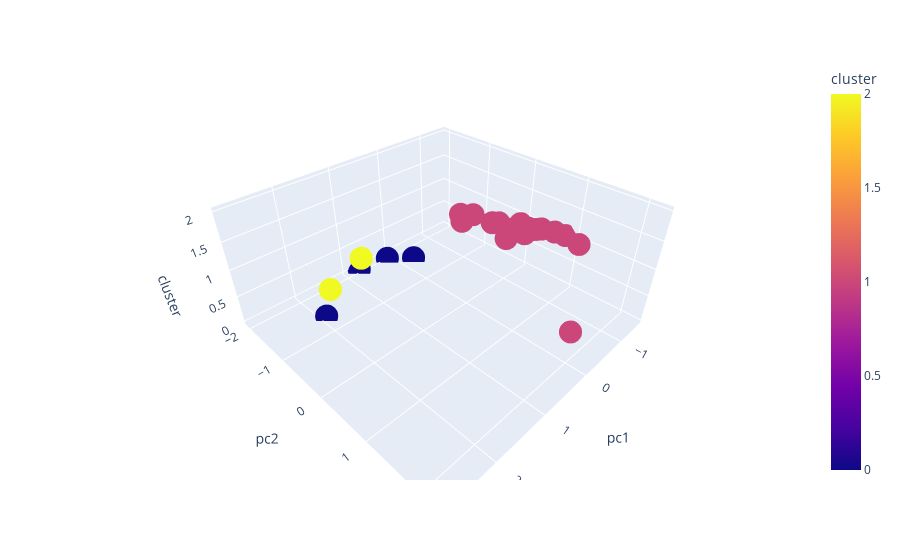

The code cell stored with this chart in its notebook:
### Code cell
fig = px.scatter_3d(
    df,
    x="pc1",
    y="pc2",
    z="cluster",
    color=df["cluster"],
    hover_data=["sentence"]
)
fig.show()

### Figure 1 — Plotly figure (JSON) as saved in the notebook; plotly's stock layout.template omitted (floating-point values rounded to 4 significant figures)
{"data": [{"customdata": [["AI redirects here"], [" For other uses, see AI (disambiguation) and Artificial intelligence (disambiguation)"], ["\n\nArtificial intelligence (AI) is the capability of computational systems to perform tasks typically associated with human intelligence, such as learning, reasoning, problem-solving, perception, and decision-making"], [" It is a field of research in computer science that develops and studies methods and software that enable machines to perceive their environment and use learning and intelligence to take actions that maximize their chances of achieving defined goals"], ["\n\nHigh-profile applications of AI include advanced web search engines (e"], ["g"], [", Google Search); recommendation systems (used by YouTube, Amazon, and Netflix); virtual assistants (e"], ["g"], [", Google Assistant, Siri, and Alexa); autonomous vehicles (e"], ["g"], [", Waymo); generative and creative tools (e"], ["g"], [", language models and AI art); and superhuman play and analysis in strategy games (e"], ["g"], [", chess and Go)"], [" However, many AI applications are not perceived as AI: \"A lot of cutting edge AI has filtered into general applications, often without being called AI because once something becomes useful enough and common enough it's not labeled AI anymore"], ["\"\n\nVarious subfields of AI research are centered around particular goals and the use of particular tools"], [" The traditional goals of AI research include learning, reasoning, knowledge representation, planning, natural language processing, perception, and support for robotics"], ["[a] To reach these goals, AI researchers have adapted and integrated a wide range of techniques, including search and mathematical optimization, formal logic, artificial neural networks, and methods based on statistics, operations research, and economics"], ["AI also draws upon psychology, linguistics, philosophy, neuroscience, and other fields"], ["Some companies, such as OpenAI, Google DeepMind and Meta, aim to create artificial general intelligence (AGI) – AI that can complete virtually any cognitive task at least as well as a human"], ["\n\nArtificial intelligence was founded as an academic discipline in 1956 and the field went through multiple cycles of optimism throughout its history,followed by periods of disappointment and loss of funding, known as AI winters"], ["Funding and interest vastly increased after 2012 when graphics processing units started being used to accelerate neural networks, and deep learning outperformed previous AI techniques"], ["This growth accelerated further after 2017 with the transformer architecture"], [" In the 2020s, an ongoing period of rapid progress in advanced generative AI became known as the AI boom"], [" Generative AI's ability to create and modify content has led to several unintended consequences and harms"], [" Ethical concerns have been raised about AI's long-term effects and potential existential risks, prompting discussions about regulatory policies to ensure the safety and benefits of the technology"], ["\n"]], "hovertemplate": "pc1=%{x}<br>pc2=%{y}<br>cluster=%{marker.color}<br>sentence=%{customdata[0]}<extra></extra>", "legendgroup": "", "marker": {"color": [0, 1, 1, 1, 1, 2, 1, 2, 0, 2, 0, 2, 1, 2, 2, 1, 1, 1, 1, 1, 1, 1, 1, 0, 1, 1, 1, 1], "coloraxis": "coloraxis", "symbol": "circle"}, "mode": "markers", "name": "", "scene": "scene", "showlegend": false, "type": "scatter3d", "x": [1.925, -0.6145, -1.242, -1.484, -0.7135, 2.799, -0.9241, 2.799, 0.1346, 2.799, 0.7374, 2.799, -0.9489, 2.799, 2.18, -1.405, -1.028, -1.161, -1.453, -0.7775, -1.377, -1.379, -1.274, -0.232, -1.09, -1.05, -1.298, 0.4753], "y": [-1.335, -0.7182, 0.2417, 0.8238, 0.1894, 0.4776, -0.7391, 0.4776, -1.938, 0.4776, -2.025, 0.4776, -0.3122, 0.4776, 0.2228, 1.14, -0.2284, 0.2972, 0.6348, -0.906, 0.4217, 0.4152, 0.05582, -1.599, 0.08173, 0.3094, 0.3597, 2.22], "z": [0, 1, 1, 1, 1, 2, 1, 2, 0, 2, 0, 2, 1, 2, 2, 1, 1, 1, 1, 1, 1, 1, 1, 0, 1, 1, 1, 1]}], "layout": {"coloraxis": {"colorbar": {"title": {"text": "cluster"}}, "colorscale": [[0, "#0d0887"], [0.1111, "#46039f"], [0.2222, "#7201a8"], [0.3333, "#9c179e"], [0.4444, "#bd3786"], [0.5556, "#d8576b"], [0.6667, "#ed7953"], [0.7778, "#fb9f3a"], [0.8889, "#fdca26"], [1, "#f0f921"]]}, "legend": {"tracegroupgap": 0}, "margin": {"t": 60}, "scene": {"domain": {"x": [0, 1], "y": [0, 1]}, "xaxis": {"title": {"text": "pc1"}}, "yaxis": {"title": {"text": "pc2"}}, "zaxis": {"title": {"text": "cluster"}}}}}
